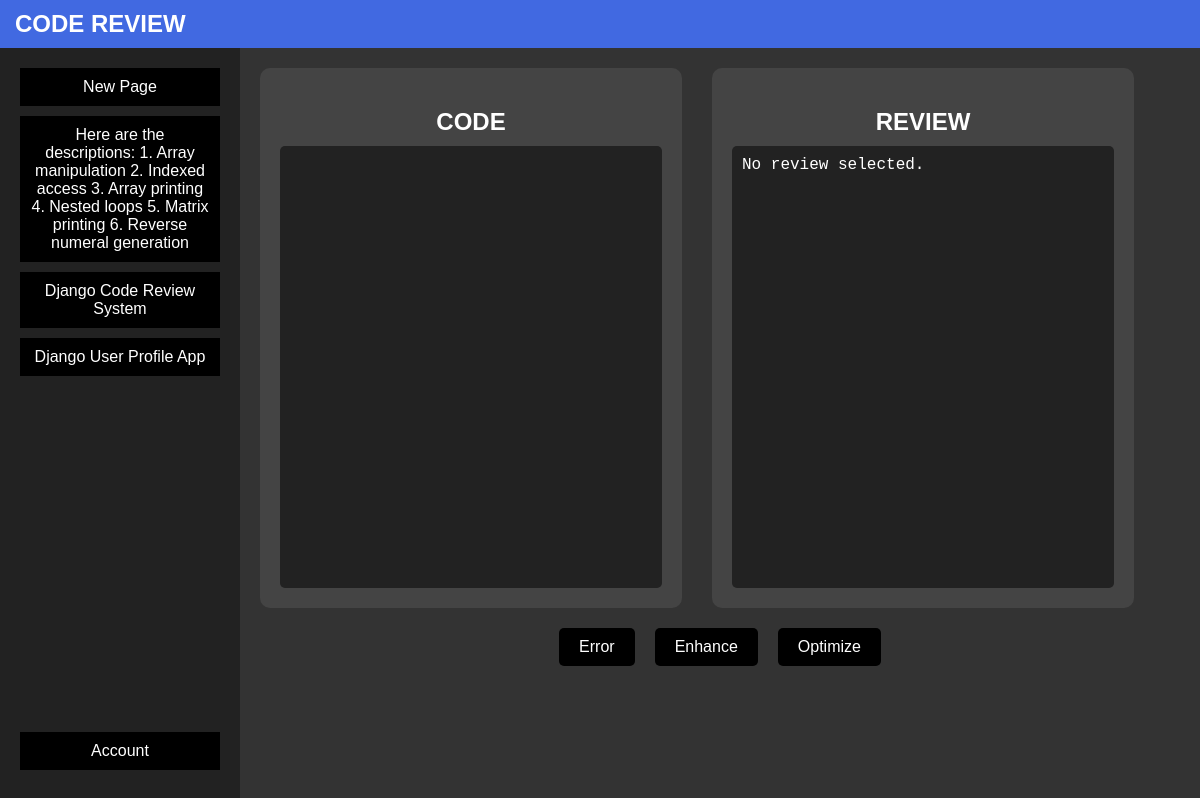
Screenshot of /codereview/homepage.html (signed in) with the database file from the repository.
### codereview/models.py (models this page shows, shortened)
class CodeReview(models.Model):
    user = models.ForeignKey(User, on_delete=models.CASCADE)
    code_name = models.CharField(max_length=255)
    code = models.TextField(max_length=15000)
    error_response = models.TextField(max_length=15000, blank=True, null=True)
    enhance_response = models.TextField(max_length=15000, blank=True, null=True)
    optimize_response = models.TextField(max_length=15000, blank=True, null=True)

### codereview/views.py (the view, shortened to what this page needs)
# urls.py: path("codereview/homepage.html",views.homepage, name = "homepage"),
@login_required
def homepage(request):
    user = request.user
    code_reviews = CodeReview.objects.filter(user=user)
    selected_review = None
    review_text = ""
    code = ""
    context = {
        "code_reviews": code_reviews,
        "selected_review": selected_review,
        "review": review_text,
        "code": code,
    }
    return render(request, "codereview/homepage.html", context)

### codereview/templates/codereview/homepage.html (shortened to what this page needs)
<!DOCTYPE html>
<html lang="en">
<head>
</head>
<body>
    <div class="header">CODE REVIEW</div>
    <div class="container">
        <div class="sidebar">
            <div class="history">
                <form method="post" action="{% url 'homepage' %}">
                    <button type="submit"><a href="{% url 'homepage' %}">New Page</a></button>
                    {% for review in code_reviews|slice:"::-1" %}
                        <button type="submit" name="selected_review" value="{{ review.id }}">{{ review.code_name }}</button>
                    {% empty %}
                        <p>No past reviews</p>
                    {% endfor %}
                </form>
            </div>
            <div class="account-dropdown">
                <button class="account-btn">Account</button>
            </div>
        </div>
        <div class="content">
            <form method="post" action="{% url 'homepage' %}">
                <div class="boxes">
                    <div class="box">
                        <h2>CODE</h2>
                        <textarea name="code" placeholder="Enter your code...">
                            {% if selected_review %}{{ selected_review.code }}{% else %}{{ code|default_if_none:"" }}{% endif %}
                        </textarea>
                    </div>
                    <div class="box">
                        <h2>REVIEW</h2>
                        {% if review %}
                            <textarea readonly>{{ review }}</textarea>
                        {% elif selected_review %}
                            <textarea readonly>Please select a review type above.</textarea>
                        {% else %}
                            <textarea readonly>No review selected.</textarea>
                        {% endif %}
                    </div>
                </div>
                <div class="buttons">
                    <button type="submit" name="action" value="error">Error</button>
                    <button type="submit" name="action" value="enhance">Enhance</button>
                    <button type="submit" name="action" value="optimize">Optimize</button>
                </div>
            </form>
        </div>
    </div>
</body>
</html>

### codereview/templates/codereview/homepage.html (style rules this page uses)
body { margin: 0; padding: 0; background-color: #333; color: white; font-family: Arial, sans-serif; display: flex; flex-direction: column; height: 100vh; }
.header { background-color: #4169E1; padding: 10px; font-size: 24px; font-weight: bold; text-align: left; padding-left: 15px; }
.container { display: flex; flex: 1; overflow: hidden; }
.sidebar { width: 200px; background: #222; padding: 20px; display: flex; flex-direction: column; justify-content: space-between; }
.history button, .account-btn { width: 100%; padding: 10px; margin-bottom: 10px; background: black; color: white; border: none; cursor: pointer; font-size: 16px; }
.account-dropdown { position: relative; display: inline-block; width: 100%; }
.content { flex: 1; display: flex; flex-direction: column; padding: 20px; overflow: auto; }
.boxes { display: flex; width: 95%; justify-content: space-between; gap: 30px; flex-wrap: wrap; }
.box { flex: 1; background: #444; padding: 20px; border-radius: 10px; display: flex; flex-direction: column; height: 500px; min-width: 300px; }
.box h2 { text-align: center; margin-bottom: 10px; }
textarea { flex: 1; background: #222; color: white; border: none; padding: 10px; font-size: 16px; resize: none; font-family: monospace; border-radius: 5px; white-space: pre-wrap; }
.buttons { display: flex; justify-content: center; margin-top: 20px; gap: 20px; }
.buttons button { padding: 10px 20px; background: black; color: white; border: none; cursor: pointer; font-size: 16px; border-radius: 5px; }
a { text-decoration: none; color: white; }

### rows the page displays
CodeReview: {{ review.id }} 7 (drawn), code_name "Here are the descriptions: 1. Array manipulation 2. Indexed access 3. Array printing 4. Nested loops 5. Matrix printing 6. Reverse numeral generation"
CodeReview: {{ review.id }} 2 (drawn), code_name "Django Code Review System"
CodeReview: {{ review.id }} 1 (drawn), code_name "Django User Profile App"
